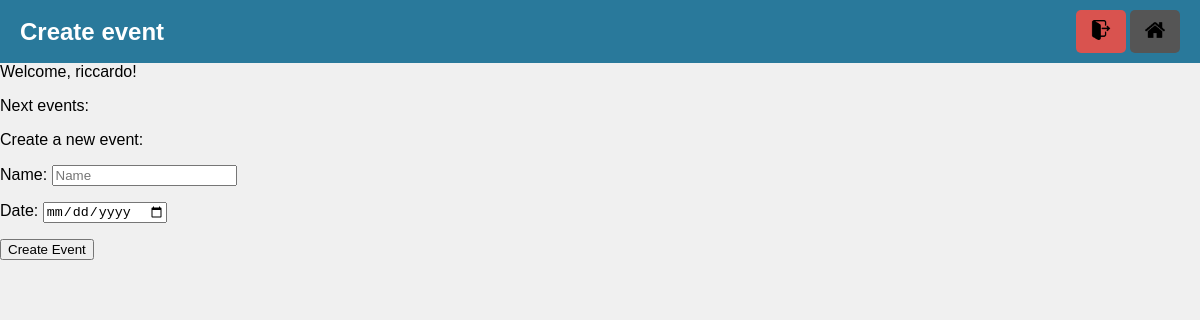
Before: /add-event/ (signed in) with the older database file.
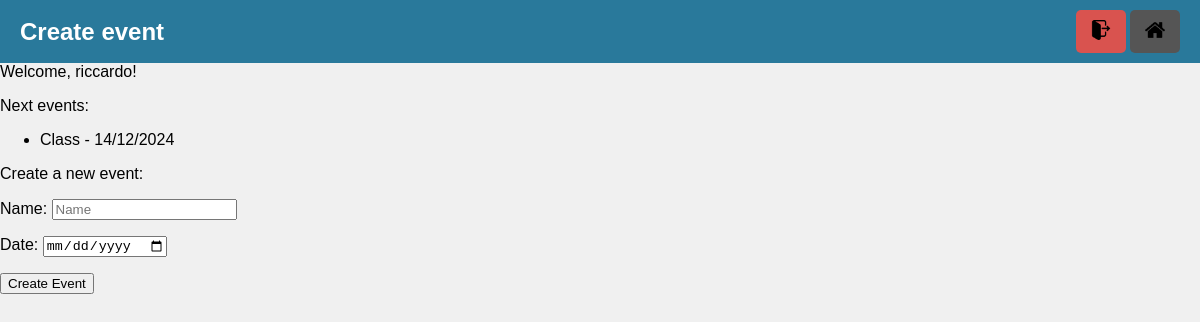
After: the same page with the newer database file.
### checker/models.py (models this page shows)
class Event(models.Model):
    name = models.CharField(max_length=255)
    date = models.DateField()
    location = models.CharField(max_length=255, blank=True)
    def __str__(self):
        return f"{self.name} - {self.date.strftime('%d/%m/%Y')}"

### checker/views.py (the view)
# urls.py: path('add-event/', views.add_event, name='add_event'),
@login_required
def add_event(request):
    if request.method == "POST":
        form = AddEventForm(request.POST)
        if form.is_valid():
            form.save()
            return redirect("home")
    else:
        form = AddEventForm()
        context = {
            "form": form,
            "events": Event.objects.filter(date__gte=datetime.date.today())
        }
        return render(request, "add_event.html", context)

### checker/forms.py
class AddEventForm(ModelForm):
    class Meta:
        model = Event
        fields = ['name', 'date']
        widgets = {
            'name': forms.TextInput(attrs={"class": "form-control", "placeholder": "Name", "required": True, "autocomplete": "off"}),
            'date': forms.DateInput(attrs={"class": "form-control", "placeholder": "Date", "required": True, "autocomplete": "off", "type": "date"}),
        }

### templates/add_event.html (shortened to what this page needs)
{% extends 'base.html' %}
{% block header %}
    Create event
{% endblock %}
{% block content %}
    <div>
        <p>Next events:</p>
        <ul>
        {% for event in events %}
            <li>{{ event }}</li>
        {% endfor %}
        </ul>
    </div>
    <div>
        <p>Create a new event:</p>
        <form method="POST" action="{% url 'add_event' %}">
            {{ form.as_p }}
            <input type="submit" value="Create Event">
        </form>
    </div>
{% endblock %}

Changed rows visible on the page:
added Event: name+date "Class - 14/12/2024"
